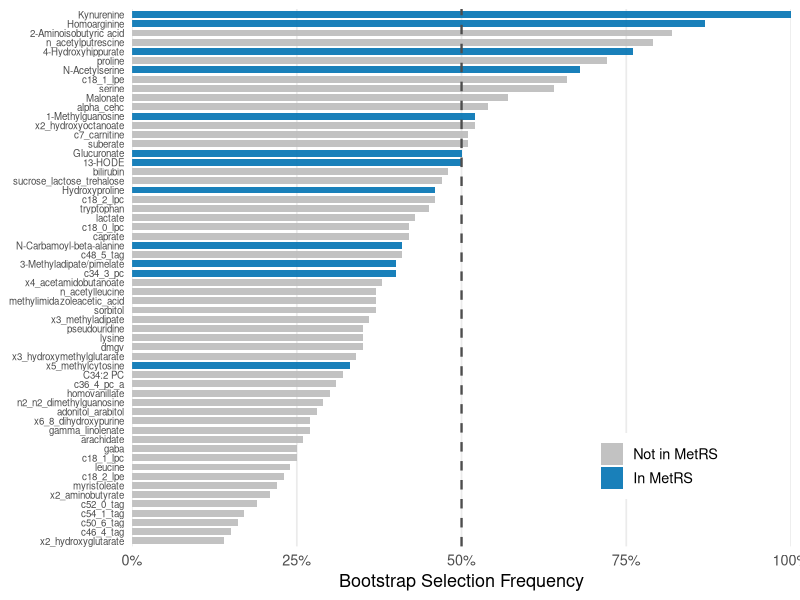

Generate this figure with R:
library(ggplot2)
library(svglite)

df = read.csv("data_bootstrap_stability.csv", stringsAsFactors = FALSE)
df$metabolite = factor(df$metabolite, levels = df$metabolite[order(df$selection_freq)])
df$in_metrs = factor(df$in_metrs, levels = c(FALSE, TRUE), labels = c("Not in MetRS", "In MetRS"))

bar_colors = c("Not in MetRS" = "#BBBBBB", "In MetRS" = "#0072B2")

p = ggplot(df, aes(x = selection_freq, y = metabolite, fill = in_metrs)) +
  geom_col(width = 0.75, alpha = 0.9) +
  geom_vline(xintercept = 0.50, linetype = "dashed", color = "grey30", linewidth = 0.8) +
  scale_x_continuous(
    labels = scales::percent_format(accuracy = 1),
    breaks = c(0, 0.25, 0.50, 0.75, 1.00),
    expand = c(0, 0)
  ) +
  scale_fill_manual(values = bar_colors, name = NULL) +
  labs(
    x = "Bootstrap Selection Frequency",
    y = NULL
  ) +
  theme_minimal(base_size = 13) +
  theme(
    axis.text.y = element_text(size = 7),
    legend.position = c(0.80, 0.15),
    legend.background = element_rect(fill = "white", color = NA),
    panel.grid.major.y = element_blank(),
    panel.grid.minor = element_blank()
  )

ggsave("figs_bootstrap_stability.svg", p, width = 8, height = 10)
